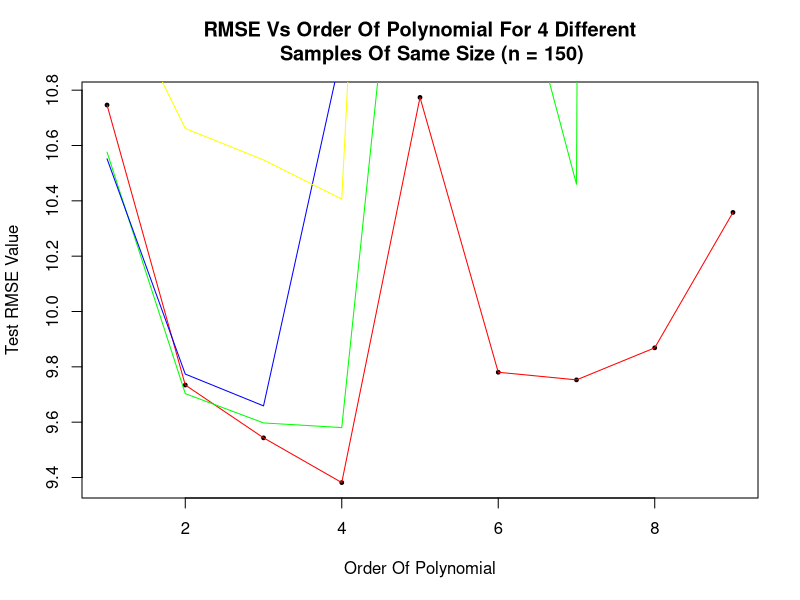

Recreate this plot in R.
#change the current working directory to the following directory
setwd(dir = "C:/Users/Karan/Documents/Praxis Material/Machine Learning/Polynomial regression assignment" )

fram = read.csv("RealEstateValuation.csv")

color = list("green", "blue", "yellow")

#creating training and test data
set.seed(1)
random_number_list = sample(1:nrow(fram))
k = 0.8 * nrow(fram)
train_set = fram[random_number_list[1:k], ]
m = as.integer(k) + 1
test_set  = fram[random_number_list[m:nrow(fram)], ]

set.seed(10)
train_list = sample(1:nrow(train_set), 50)
train_data = train_set[train_list,]

order_list = list(1,2,3,4,5,6,7,8,9)
test_error_list = list()

#=============================================================================================
# FITTING A POLYNOMIAL REGRESSION OF ORDER 1
#=============================================================================================

m1 = lm(House.price.of.unit.area ~ Distance.to.the.nearest.MRT.station, train_set)

#TRAIN AND TEST ACCURACY
train_error = sum(m1$residuals^2)
pred_set    = predict(m1, newdata = test_set)
test_error  = sum((pred_set-test_set$House.price.of.unit.area)^2)
rmse        = sqrt(test_error/50)
test_error_list = append(test_error_list, rmse)


#=============================================================================================
# FITTING A POLYNOMIAL REGRESSION OF ORDER 2
#=============================================================================================

m2 = lm(House.price.of.unit.area ~ Distance.to.the.nearest.MRT.station
        + I(Distance.to.the.nearest.MRT.station^2), train_set)

#TRAIN AND TEST ACCURACY
train_error = sum(m2$residuals^2)
pred_set    = predict(m2, newdata = test_set)
test_error  = sum((pred_set-test_set$House.price.of.unit.area)^2)
rmse        = sqrt(test_error/50)
test_error_list = append(test_error_list, rmse)

#=============================================================================================
# FITTING A POLYNOMIAL REGRESSION OF ORDER 3
#=============================================================================================

m3 = lm(House.price.of.unit.area ~ Distance.to.the.nearest.MRT.station
        + I(Distance.to.the.nearest.MRT.station^2)
        + I(Distance.to.the.nearest.MRT.station^3), train_set)

#TRAIN AND TEST ACCURACY
train_error = sum(m3$residuals^2)
pred_set    = predict(m3, newdata = test_set)
test_error  = sum((pred_set-test_set$House.price.of.unit.area)^2)
rmse        = sqrt(test_error/50)
test_error_list = append(test_error_list, rmse)

#=============================================================================================
# FITTING A POLYNOMIAL REGRESSION OF ORDER 4
#=============================================================================================

m4 = lm(House.price.of.unit.area ~ Distance.to.the.nearest.MRT.station
        + I(Distance.to.the.nearest.MRT.station^2)
        + I(Distance.to.the.nearest.MRT.station^3)
        + I(Distance.to.the.nearest.MRT.station^4), train_set)

#TRAIN AND TEST ACCURACY
train_error = sum(m4$residuals^2)
pred_set    = predict(m4, newdata = test_set)
test_error  = sum((pred_set-test_set$House.price.of.unit.area)^2)
rmse        = sqrt(test_error/50)
test_error_list = append(test_error_list, rmse)

#=============================================================================================
# FITTING A POLYNOMIAL REGRESSION OF ORDER 5
#=============================================================================================

m5 = lm(House.price.of.unit.area ~ Distance.to.the.nearest.MRT.station
        + I(Distance.to.the.nearest.MRT.station^2)
        + I(Distance.to.the.nearest.MRT.station^3)
        + I(Distance.to.the.nearest.MRT.station^4)
        + I(Distance.to.the.nearest.MRT.station^5), train_set)

#TRAIN AND TEST ACCURACY
train_error = sum(m5$residuals^2)
pred_set    = predict(m5, newdata = test_set)
test_error  = sum((pred_set-test_set$House.price.of.unit.area)^2)
rmse        = sqrt(test_error/50)
test_error_list = append(test_error_list, rmse)

#=============================================================================================
# FITTING A POLYNOMIAL REGRESSION OF ORDER 6
#=============================================================================================

m6 = lm(House.price.of.unit.area ~ Distance.to.the.nearest.MRT.station
        + I(Distance.to.the.nearest.MRT.station^2)
        + I(Distance.to.the.nearest.MRT.station^3)
        + I(Distance.to.the.nearest.MRT.station^4)
        + I(Distance.to.the.nearest.MRT.station^5)
        + I(Distance.to.the.nearest.MRT.station^6), train_set)

#TRAIN AND TEST ACCURACY
train_error = sum(m6$residuals^2)
pred_set    = predict(m6, newdata = test_set)
test_error  = sum((pred_set-test_set$House.price.of.unit.area)^2)
rmse        = sqrt(test_error/50)
test_error_list = append(test_error_list, rmse)

#=============================================================================================
# FITTING A POLYNOMIAL REGRESSION OF ORDER 7
#=============================================================================================

m7 = lm(House.price.of.unit.area ~ Distance.to.the.nearest.MRT.station
        + I(Distance.to.the.nearest.MRT.station^2)
        + I(Distance.to.the.nearest.MRT.station^3)
        + I(Distance.to.the.nearest.MRT.station^4)
        + I(Distance.to.the.nearest.MRT.station^5)
        + I(Distance.to.the.nearest.MRT.station^6)
        + I(Distance.to.the.nearest.MRT.station^7), train_set)

#TRAIN AND TEST ACCURACY
train_error = sum(m7$residuals^2)
pred_set    = predict(m7, newdata = test_set)
test_error  = sum((pred_set-test_set$House.price.of.unit.area)^2)
rmse        = sqrt(test_error/50)
test_error_list = append(test_error_list, rmse)

#=============================================================================================
# FITTING A POLYNOMIAL REGRESSION OF ORDER 8
#=============================================================================================

m8 = lm(House.price.of.unit.area ~ Distance.to.the.nearest.MRT.station
        + I(Distance.to.the.nearest.MRT.station^2)
        + I(Distance.to.the.nearest.MRT.station^3)
        + I(Distance.to.the.nearest.MRT.station^4)
        + I(Distance.to.the.nearest.MRT.station^5)
        + I(Distance.to.the.nearest.MRT.station^6)
        + I(Distance.to.the.nearest.MRT.station^7)
        + I(Distance.to.the.nearest.MRT.station^8), train_set)

#TRAIN AND TEST ACCURACY
train_error = sum(m8$residuals^2)
pred_set    = predict(m8, newdata = test_set)
test_error  = sum((pred_set-test_set$House.price.of.unit.area)^2)
rmse        = sqrt(test_error/50)
test_error_list = append(test_error_list, rmse)

#=============================================================================================
# FITTING A POLYNOMIAL REGRESSION OF ORDER 9
#=============================================================================================

m9 = lm(House.price.of.unit.area ~ Distance.to.the.nearest.MRT.station
        + I(Distance.to.the.nearest.MRT.station^2)
        + I(Distance.to.the.nearest.MRT.station^3)
        + I(Distance.to.the.nearest.MRT.station^4)
        + I(Distance.to.the.nearest.MRT.station^5)
        + I(Distance.to.the.nearest.MRT.station^6)
        + I(Distance.to.the.nearest.MRT.station^7)
        + I(Distance.to.the.nearest.MRT.station^8)
        + I(Distance.to.the.nearest.MRT.station^9), train_set)

#TRAIN AND TEST ACCURACY
train_error = sum(m9$residuals^2)
pred_set    = predict(m9, newdata = test_set)
test_error  = sum((pred_set-test_set$House.price.of.unit.area)^2)
rmse        = sqrt(test_error/50)
test_error_list = append(test_error_list, rmse)

plot(order_list, test_error_list, pch = 19, cex = 0.5, 
     xlab = "Order Of Polynomial", ylab = "Test RMSE Value",
     main = "RMSE Vs Order Of Polynomial For 4 Different
     Samples Of Same Size (n = 150) ")
lines(order_list, test_error_list, col = 'red', type = 'l', pch = 19)

c = 1

seed = c(30, 40, 50)
for(i in seed){
  test_error_list = list()
  set.seed(i)
  train_list = sample(1:nrow(train_set), 50)
  train_data = train_set[train_list,]
  
  #=============================================================================================
  # FITTING A POLYNOMIAL REGRESSION OF ORDER 1
  #=============================================================================================
  
  m1 = lm(House.price.of.unit.area ~ Distance.to.the.nearest.MRT.station, train_data)
  
  #TRAIN AND TEST ACCURACY
  train_error = sum(m1$residuals^2)
  pred_set    = predict(m1, newdata = test_set)
  test_error  = sum((pred_set-test_set$House.price.of.unit.area)^2)
  rmse        = sqrt(test_error/50)
  test_error_list = append(test_error_list, rmse)
  
  #=============================================================================================
  # FITTING A POLYNOMIAL REGRESSION OF ORDER 2
  #=============================================================================================
  
  m2 = lm(House.price.of.unit.area ~ Distance.to.the.nearest.MRT.station
          + I(Distance.to.the.nearest.MRT.station^2), train_data)
  
  #TRAIN AND TEST ACCURACY
  train_error = sum(m2$residuals^2)
  pred_set    = predict(m2, newdata = test_set)
  test_error  = sum((pred_set-test_set$House.price.of.unit.area)^2)
  rmse        = sqrt(test_error/50)
  test_error_list = append(test_error_list, rmse)
  
  #=============================================================================================
  # FITTING A POLYNOMIAL REGRESSION OF ORDER 3
  #=============================================================================================
  
  m3 = lm(House.price.of.unit.area ~ Distance.to.the.nearest.MRT.station
          + I(Distance.to.the.nearest.MRT.station^2)
          + I(Distance.to.the.nearest.MRT.station^3), train_data)
  
  #TRAIN AND TEST ACCURACY
  train_error = sum(m3$residuals^2)
  pred_set    = predict(m3, newdata = test_set)
  test_error  = sum((pred_set-test_set$House.price.of.unit.area)^2)
  rmse        = sqrt(test_error/50)
  test_error_list = append(test_error_list, rmse)
  
  #=============================================================================================
  # FITTING A POLYNOMIAL REGRESSION OF ORDER 4
  #=============================================================================================
  
  m4 = lm(House.price.of.unit.area ~ Distance.to.the.nearest.MRT.station
          + I(Distance.to.the.nearest.MRT.station^2)
          + I(Distance.to.the.nearest.MRT.station^3)
          + I(Distance.to.the.nearest.MRT.station^4), train_data)
  
  #TRAIN AND TEST ACCURACY
  train_error = sum(m4$residuals^2)
  pred_set    = predict(m4, newdata = test_set)
  test_error  = sum((pred_set-test_set$House.price.of.unit.area)^2)
  rmse        = sqrt(test_error/50)
  test_error_list = append(test_error_list, rmse)
  
  #=============================================================================================
  # FITTING A POLYNOMIAL REGRESSION OF ORDER 5
  #=============================================================================================
  
  m5 = lm(House.price.of.unit.area ~ Distance.to.the.nearest.MRT.station
          + I(Distance.to.the.nearest.MRT.station^2)
          + I(Distance.to.the.nearest.MRT.station^3)
          + I(Distance.to.the.nearest.MRT.station^4)
          + I(Distance.to.the.nearest.MRT.station^5), train_data)
  
  #TRAIN AND TEST ACCURACY
  train_error = sum(m5$residuals^2)
  pred_set    = predict(m5, newdata = test_set)
  test_error  = sum((pred_set-test_set$House.price.of.unit.area)^2)
  rmse        = sqrt(test_error/50)
  test_error_list = append(test_error_list, rmse)
  
  #=============================================================================================
  # FITTING A POLYNOMIAL REGRESSION OF ORDER 6
  #=============================================================================================
  
  m6 = lm(House.price.of.unit.area ~ Distance.to.the.nearest.MRT.station
          + I(Distance.to.the.nearest.MRT.station^2)
          + I(Distance.to.the.nearest.MRT.station^3)
          + I(Distance.to.the.nearest.MRT.station^4)
          + I(Distance.to.the.nearest.MRT.station^5)
          + I(Distance.to.the.nearest.MRT.station^6), train_data)
  
  #TRAIN AND TEST ACCURACY
  train_error = sum(m6$residuals^2)
  pred_set    = predict(m6, newdata = test_set)
  test_error  = sum((pred_set-test_set$House.price.of.unit.area)^2)
  rmse        = sqrt(test_error/50)
  test_error_list = append(test_error_list, rmse)
  
  
  #=============================================================================================
  # FITTING A POLYNOMIAL REGRESSION OF ORDER 7
  #=============================================================================================
  
  m7 = lm(House.price.of.unit.area ~ Distance.to.the.nearest.MRT.station
          + I(Distance.to.the.nearest.MRT.station^2)
          + I(Distance.to.the.nearest.MRT.station^3)
          + I(Distance.to.the.nearest.MRT.station^4)
          + I(Distance.to.the.nearest.MRT.station^5)
          + I(Distance.to.the.nearest.MRT.station^6)
          + I(Distance.to.the.nearest.MRT.station^7), train_data)
  
  #TRAIN AND TEST ACCURACY
  train_error = sum(m7$residuals^2)
  pred_set    = predict(m7, newdata = test_set)
  test_error  = sum((pred_set-test_set$House.price.of.unit.area)^2)
  rmse        = sqrt(test_error/50)
  test_error_list = append(test_error_list, rmse)
  
  #=============================================================================================
  # FITTING A POLYNOMIAL REGRESSION OF ORDER 8
  #=============================================================================================
  
  m8 = lm(House.price.of.unit.area ~ Distance.to.the.nearest.MRT.station
          + I(Distance.to.the.nearest.MRT.station^2)
          + I(Distance.to.the.nearest.MRT.station^3)
          + I(Distance.to.the.nearest.MRT.station^4)
          + I(Distance.to.the.nearest.MRT.station^5)
          + I(Distance.to.the.nearest.MRT.station^6)
          + I(Distance.to.the.nearest.MRT.station^7)
          + I(Distance.to.the.nearest.MRT.station^8), train_data)
  
  #TRAIN AND TEST ACCURACY
  train_error = sum(m8$residuals^2)
  pred_set    = predict(m8, newdata = test_set)
  test_error  = sum((pred_set-test_set$House.price.of.unit.area)^2)
  rmse        = sqrt(test_error/50)
  test_error_list = append(test_error_list, rmse)
  
  #=============================================================================================
  # FITTING A POLYNOMIAL REGRESSION OF ORDER 9
  #=============================================================================================
  
  m9 = lm(House.price.of.unit.area ~ Distance.to.the.nearest.MRT.station
          + I(Distance.to.the.nearest.MRT.station^2)
          + I(Distance.to.the.nearest.MRT.station^3)
          + I(Distance.to.the.nearest.MRT.station^4)
          + I(Distance.to.the.nearest.MRT.station^5)
          + I(Distance.to.the.nearest.MRT.station^6)
          + I(Distance.to.the.nearest.MRT.station^7)
          + I(Distance.to.the.nearest.MRT.station^8)
          + I(Distance.to.the.nearest.MRT.station^9), train_data)
  
  #TRAIN AND TEST ACCURACY
  train_error = sum(m9$residuals^2)
  pred_set    = predict(m9, newdata = test_set)
  test_error  = sum((pred_set-test_set$House.price.of.unit.area)^2)
  rmse        = sqrt(test_error/50)
  test_error_list = append(test_error_list, rmse)
  
  
  lines(order_list,test_error_list, col = as.character(color[c]), type='l',pch = 19)
  c = c + 1
}